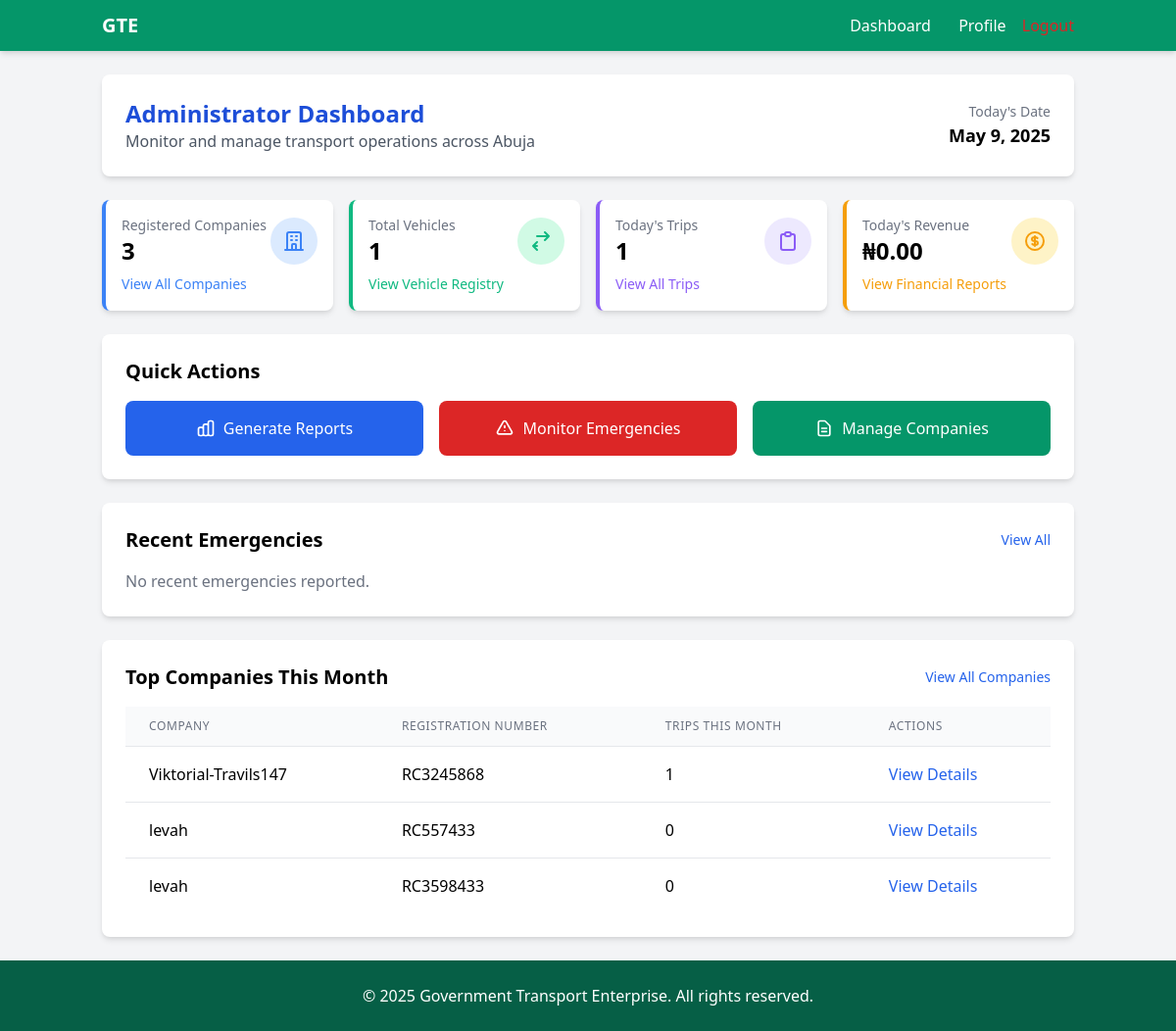
Screenshot of /dashboard/admin/ (signed in) with the database file from the repository.
### companies/models.py (models this page shows, shortened)
class Company(models.Model):
    user = models.OneToOneField(settings.AUTH_USER_MODEL, on_delete=models.CASCADE, related_name='company_profile')
    name = models.CharField(max_length=100)
    address = models.TextField()
    registration_number = models.CharField(max_length=50, unique=True)
    contact_person = models.CharField(max_length=100)
    contact_phone = models.CharField(max_length=15)
    logo = models.ImageField(upload_to='company_logos/', blank=True, null=True)
    date_joined = models.DateTimeField(auto_now_add=True)
    is_active = models.BooleanField(default=True)

### dashboard/views.py (the view)
# urls.py: path('admin/', views.admin_dashboard, name='admin_dashboard'),
@login_required
def admin_dashboard(request):
    if not request.user.is_administrator():
        messages.error(request, "You don't have permission to access this page.")
        return redirect('home')
    total_companies = Company.objects.count()
    total_vehicles = Vehicle.objects.count()
    today = timezone.now().date()
    today_trips = Trip.objects.filter(departure_time__date=today)
    today_trip_count = today_trips.count()
    today_passenger_count = sum(trip.total_passengers() for trip in today_trips)
    today_revenue = sum(trip.total_fee() for trip in today_trips)
    recent_trips = Trip.objects.all().order_by('-departure_time')[:10]
    recent_emergencies = Emergency.objects.all().order_by('-reported_time')[:5]
    month_start = today.replace(day=1)
    companies_with_most_trips = Company.objects.annotate(
        trip_count=Count('trips', filter=Q(trips__departure_time__gte=month_start))
    ).order_by('-trip_count')[:5]
    context = {
        'total_companies': total_companies,
        'total_vehicles': total_vehicles,
        'today_trip_count': today_trip_count,
        'today_passenger_count': today_passenger_count,
        'today_revenue': today_revenue,
        'recent_trips': recent_trips,
        'recent_emergencies': recent_emergencies,
        'companies_with_most_trips': companies_with_most_trips,
    }
    return render(request, 'dashboard/admin_dashboard.html', context)

### accounts/models.py (called while the page is built)
    def is_administrator(self):
        return self.user_type == 'admin'

### trips/models.py (called while the page is built)
    def total_passengers(self):
        return self.passengers.count()

    def total_fee(self):
        return self.total_passengers() * self.fee_per_passenger

### templates/dashboard/admin_dashboard.html (shortened to what this page needs)
{% extends 'base.html' %}
{% block content %}
<div class="space-y-6">
    <div class="bg-white p-6 rounded-lg shadow-md">
        <div class="flex items-center justify-between">
            <div>
                <h1 class="text-2xl font-bold text-blue-700">Administrator Dashboard</h1>
                <p class="text-gray-600">Monitor and manage transport operations across Abuja</p>
            </div>
            <div class="text-right">
                <p class="text-sm text-gray-500">Today's Date</p>
                <p class="text-lg font-semibold">{% now "F j, Y" %}</p>
            </div>
        </div>
    </div>
    <div class="grid grid-cols-1 md:grid-cols-2 lg:grid-cols-4 gap-4">
        <div class="bg-white p-4 rounded-lg shadow-md border-l-4 border-blue-500">
            <div class="flex justify-between items-center">
                <div>
                    <p class="text-sm text-gray-500">Registered Companies</p>
                    <p class="text-2xl font-bold">{{ total_companies }}</p>
                </div>
                <div class="bg-blue-100 p-3 rounded-full">
                </div>
            </div>
            <a href="{% url 'admin_company_list' %}" class="text-sm text-blue-500 hover:underline mt-2 inline-block">View All Companies</a>
        </div>
        <div class="bg-white p-4 rounded-lg shadow-md border-l-4 border-green-500">
            <div class="flex justify-between items-center">
                <div>
                    <p class="text-sm text-gray-500">Total Vehicles</p>
                    <p class="text-2xl font-bold">{{ total_vehicles }}</p>
                </div>
                <div class="bg-green-100 p-3 rounded-full">
                    <svg xmlns="http://www.w3.org/2000/svg" class="h-6 w-6 text-green-500" fill="none" viewBox="0 0 24 24" stroke="currentColor">
                        <path stroke-linecap="round" stroke-linejoin="round" stroke-width="2" d="M8 7h12m0 0l-4-4m4 4l-4 4m-8 6H4m0 0l4 4m-4-4l4-4" />
                    </svg>
                </div>
            </div>
            <a href="#" class="text-sm text-green-500 hover:underline mt-2 inline-block">View Vehicle Registry</a>
        </div>
        <div class="bg-white p-4 rounded-lg shadow-md border-l-4 border-purple-500">
            <div class="flex justify-between items-center">
                <div>
                    <p class="text-sm text-gray-500">Today's Trips</p>
                    <p class="text-2xl font-bold">{{ today_trip_count }}</p>
                </div>
                <div class="bg-purple-100 p-3 rounded-full">
                </div>
            </div>
            <a href="#" class="text-sm text-purple-500 hover:underline mt-2 inline-block">View All Trips</a>
        </div>
        <div class="bg-white p-4 rounded-lg shadow-md border-l-4 border-yellow-500">
            <div class="flex justify-between items-center">
                <div>
                    <p class="text-sm text-gray-500">Today's Revenue</p>
                    <p class="text-2xl font-bold">₦{{ today_revenue|floatformat:2 }}</p>
                </div>
                <div class="bg-yellow-100 p-3 rounded-full">
                </div>
            </div>
            <a href="{% url 'admin_system_statistics' %}" class="text-sm text-yellow-500 hover:underline mt-2 inline-block">View Financial Reports</a>
        </div>
    </div>
    <div class="bg-white p-6 rounded-lg shadow-md">
        <h2 class="text-xl font-semibold mb-4">Quick Actions</h2>
        <div class="grid grid-cols-1 md:grid-cols-3 gap-4">
            <a href="{% url 'admin_system_statistics' %}" class="bg-blue-600 text-white p-4 rounded-lg flex items-center justify-center hover:bg-blue-700 transition">
                Generate Reports
            </a>
            <a href="{% url 'admin_emergency_monitoring' %}" class="bg-red-600 text-white p-4 rounded-lg flex items-center justify-center hover:bg-red-700 transition">
                Monitor Emergencies
            </a>
            <a href="{% url 'admin_company_list' %}" class="bg-green-600 text-white p-4 rounded-lg flex items-center justify-center hover:bg-green-700 transition">
                <svg xmlns="http://www.w3.org/2000/svg" class="h-5 w-5 mr-2" fill="none" viewBox="0 0 24 24" stroke="currentColor">
                    <path stroke-linecap="round" stroke-linejoin="round" stroke-width="2" d="M9 12h6m-6 4h6m2 5H7a2 2 0 01-2-2V5a2 2 0 012-2h5.586a1 1 0 01.707.293l5.414 5.414a1 1 0 01.293.707V19a2 2 0 01-2 2z" />
                </svg>
                Manage Companies
            </a>
        </div>
    </div>
    <div class="bg-white p-6 rounded-lg shadow-md">
        <div class="flex justify-between items-center mb-4">
            <h2 class="text-xl font-semibold">Recent Emergencies</h2>
            <a href="{% url 'admin_emergency_monitoring' %}" class="text-sm text-blue-600 hover:underline">View All</a>
        </div>
        {% if recent_emergencies %}
            <div class="overflow-x-auto">
                <table class="min-w-full divide-y divide-gray-200">
                    <thead class="bg-gray-50">
                        <tr>
                            <th class="px-6 py-3 text-left text-xs font-medium text-gray-500 uppercase tracking-wider">Type</th>
                            <th class="px-6 py-3 text-left text-xs font-medium text-gray-500 uppercase tracking-wider">Company</th>
                            <th class="px-6 py-3 text-left text-xs font-medium text-gray-500 uppercase tracking-wider">Location</th>
                            <th class="px-6 py-3 text-left text-xs font-medium text-gray-500 uppercase tracking-wider">Reported</th>
                            <th class="px-6 py-3 text-left text-xs font-medium text-gray-500 uppercase tracking-wider">Status</th>
                            <th class="px-6 py-3 text-left text-xs font-medium text-gray-500 uppercase tracking-wider">Actions</th>
                        </tr>
                    </thead>
                    <tbody class="bg-white divide-y divide-gray-200">
                        {% for emergency in recent_emergencies %}
                            <tr>
                                <td class="px-6 py-4 whitespace-nowrap">{{ emergency.get_emergency_type_display }}</td>
                                <td class="px-6 py-4 whitespace-nowrap">{{ emergency.trip.company.name }}</td>
                                <td class="px-6 py-4 whitespace-nowrap">{{ emergency.location }}</td>
                                <td class="px-6 py-4 whitespace-nowrap">{{ emergency.reported_time|date:"M d, Y H:i" }}</td>
                                <td class="px-6 py-4 whitespace-nowrap">
                                    <span class="px-2 inline-flex text-xs leading-5 font-semibold rounded-full
                                        {% if emergency.status == 'reported' %}bg-red-100 text-red-800
                                        {% elif emergency.status == 'in_progress' %}bg-yellow-100 text-yellow-800
                                        {% else %}bg-green-100 text-green-800{% endif %}">
                                        {{ emergency.get_status_display }}
                                    </span>
                                </td>
                                <td class="px-6 py-4 whitespace-nowrap">
                                    <a href="{% url 'emergency_detail_admin' emergency.id %}" class="text-blue-600 hover:text-blue-900">View Details</a>
                                </td>
                            </tr>
                        {% endfor %}
                    </tbody>
                </table>
            </div>
        {% else %}
            <p class="text-gray-500">No recent emergencies reported.</p>
        {% endif %}
    </div>
    <div class="bg-white p-6 rounded-lg shadow-md">
        <div class="flex justify-between items-center mb-4">
            <h2 class="text-xl font-semibold">Top Companies This Month</h2>
            <a href="{% url 'admin_company_list' %}" class="text-sm text-blue-600 hover:underline">View All Companies</a>
        </div>
        {% if companies_with_most_trips %}
            <div class="overflow-x-auto">
                <table class="min-w-full divide-y divide-gray-200">
                    <thead class="bg-gray-50">
                        <tr>
                            <th class="px-6 py-3 text-left text-xs font-medium text-gray-500 uppercase tracking-wider">Company</th>
                            <th class="px-6 py-3 text-left text-xs font-medium text-gray-500 uppercase tracking-wider">Registration Number</th>
                            <th class="px-6 py-3 text-left text-xs font-medium text-gray-500 uppercase tracking-wider">Trips This Month</th>
                            <th class="px-6 py-3 text-left text-xs font-medium text-gray-500 uppercase tracking-wider">Actions</th>
                        </tr>
                    </thead>
                    <tbody class="bg-white divide-y divide-gray-200">
                        {% for company in companies_with_most_trips %}
                            <tr>
                                <td class="px-6 py-4 whitespace-nowrap font-medium">{{ company.name }}</td>
                                <td class="px-6 py-4 whitespace-nowrap">{{ company.registration_number }}</td>
                                <td class="px-6 py-4 whitespace-nowrap">{{ company.trip_count }}</td>
                                <td class="px-6 py-4 whitespace-nowrap">
                                    <a href="{% url 'admin_company_detail' company.id %}" class="text-blue-600 hover:text-blue-900">View Details</a>
                                </td>
                            </tr>
                        {% endfor %}
                    </tbody>
                </table>
            </div>
        {% else %}
            <p class="text-gray-500">No trip data available for this month.</p>
        {% endif %}
    </div>
</div>
{% endblock %}

### rows the page displays
Company: name "Viktorial-Travils147", registration_number "RC3245868", trip_count "1"
Company: name "levah", registration_number "RC557433", trip_count "0"
Company: name "levah", registration_number "RC3598433", trip_count "0"

### other values shown
{{ total_companies }} "3"
{{ total_vehicles }} "1"
{{ today_trip_count }} "1"
{{ today_revenue|floatformat:2 }} "0.00"
